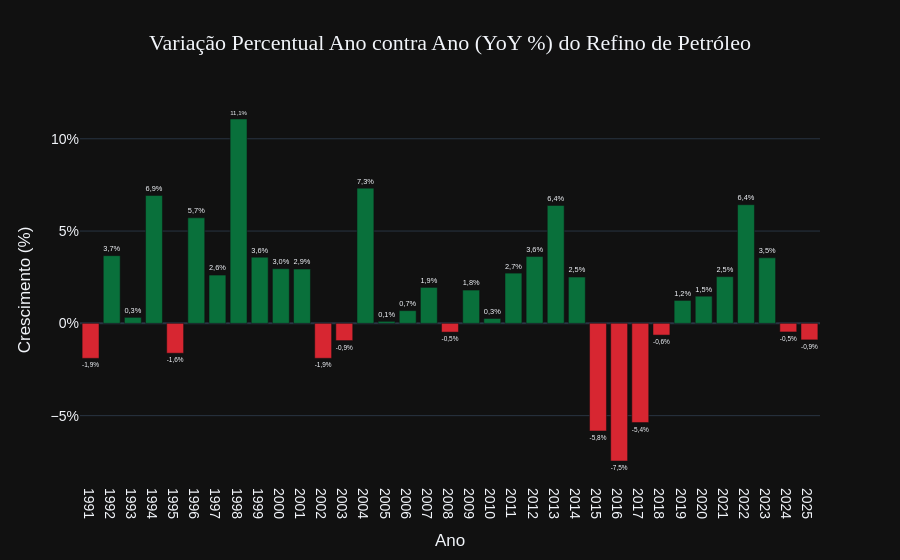

Notebook source saved alongside this figure:
### Markdown cell above
## Etapa 5 — Análise de Ritmo Temporal (Crescimento YoY do Refino)
Avaliação da velocidade de expansão ou contração do refino nacional ao longo das décadas para capturar a resposta da infraestrutura a choques econômicos.

### Code cell
# Crescimento YoY do Refino de Petróleo
ref_anual = (
    df_ref
    .groupby('ano', as_index=False)['processado']
    .sum()
)

ref_anual['yoy_growth_%'] = (
    ref_anual['processado']
    .pct_change() * 100
)

ref_anual = ref_anual.dropna()

ref_anual['cor'] = np.where(
    ref_anual['yoy_growth_%'] >= 0,
    '#09703b',
    '#D72631'
)

fig_yoy = px.bar(
    ref_anual,
    x='ano',
    y='yoy_growth_%',
    color='cor',
    color_discrete_map='identity',
    title='Variação Percentual Ano contra Ano (YoY %) do Refino de Petróleo'
)

fig_yoy.update_traces(
    textposition='outside',
    texttemplate='%{y:.1f}%',
    hovertemplate=
    '<b>Ano:</b> %{x}<br>' +
    '<b>Crescimento:</b> %{y:,.2f}<extra></extra>'
)

fig_yoy.update_layout(
    separators=",.",
    template='plotly_dark',
    title=dict(
        x=0.5,
        font=dict(
            size=22,
            family='Arial Black'
        )
    ),
    xaxis_title='Ano',
    yaxis_title='Crescimento (%)',
    xaxis=dict(
        tickmode='linear',
        dtick=1
    ),
    yaxis=dict(
        ticksuffix='%'
    ),
    font=dict(
        family='Arial',
        size=14
    ),
    showlegend=False
)

fig_yoy.show()

### Figure 1 — Plotly figure (JSON) as saved in the notebook; plotly's stock layout.template omitted (floating-point values rounded to 4 significant figures)
{"data": [{"hovertemplate": "<b>Ano:</b> %{x}<br><b>Crescimento:</b> %{y:,.2f}<extra></extra>", "legendgroup": "", "marker": {"color": "#D72631", "pattern": {"shape": ""}}, "name": "", "orientation": "v", "showlegend": false, "textposition": "outside", "texttemplate": "%{y:.1f}%", "type": "bar", "x": [1991, 1995, 2002, 2003, 2008, 2015, 2016, 2017, 2018, 2024, 2025], "xaxis": "x", "y": [-1.895, -1.617, -1.892, -0.9334, -0.4746, -5.832, -7.458, -5.376, -0.6347, -0.466, -0.8955], "yaxis": "y"}, {"hovertemplate": "<b>Ano:</b> %{x}<br><b>Crescimento:</b> %{y:,.2f}<extra></extra>", "legendgroup": "", "marker": {"color": "#09703b", "pattern": {"shape": ""}}, "name": "", "orientation": "v", "showlegend": false, "textposition": "outside", "texttemplate": "%{y:.1f}%", "type": "bar", "x": [1992, 1993, 1994, 1996, 1997, 1998, 1999, 2000, 2001, 2004, 2005, 2006, 2007, 2009, 2010, 2011, 2012, 2013, 2014, 2019, 2020, 2021, 2022, 2023], "xaxis": "x", "y": [3.667, 0.3234, 6.925, 5.717, 2.615, 11.07, 3.584, 2.959, 2.941, 7.326, 0.1077, 0.6878, 1.947, 1.803, 0.2625, 2.721, 3.618, 6.384, 2.509, 1.241, 1.471, 2.529, 6.426, 3.549], "yaxis": "y"}], "layout": {"barmode": "relative", "font": {"family": "Arial", "size": 14}, "legend": {"tracegroupgap": 0}, "separators": ",.", "showlegend": false, "title": {"font": {"family": "Arial Black", "size": 22}, "text": "Variação Percentual Ano contra Ano (YoY %) do Refino de Petróleo", "x": 0.5}, "xaxis": {"anchor": "y", "domain": [0, 1], "dtick": 1, "tickmode": "linear", "title": {"text": "Ano"}}, "yaxis": {"anchor": "x", "domain": [0, 1], "ticksuffix": "%", "title": {"text": "Crescimento (%)"}}}}
